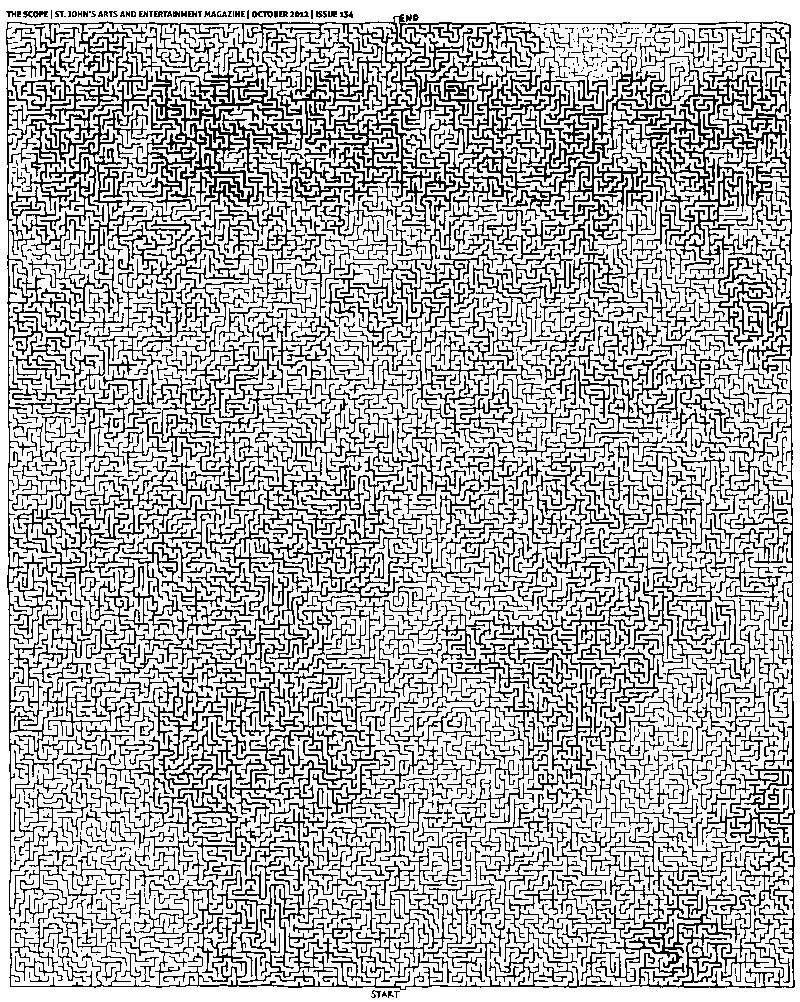
#> input picture binary.gif, 800 x 1002 px
$ python solve_maze.py
#> lines starting #> are read from the running program, lines starting #| are printed output that depends on the picture
# http://stackoverflow.com/questions/12995434/representing-and-solving-a-maze-given-an-image

import numpy as NP
import Image, ImageDraw
import Queue

start = (402, 987)
end = (396, 19)

img = Image.open("binary.gif")
#> img is the input picture: PIL image 800x1002 L; 70.6% white; black in thin lines or dots
img_size = img.size
#> img_size = (800, 1002)
pixels = img.load()

# False if black / wall
maze = NP.empty(img_size, dtype=bool)

# True if has been visited
distance = NP.empty(img_size, dtype=NP.dtype(int))

for x in range(img_size[0]):
    for y in range(img_size[1]):
        distance[x][y] = -1
        if pixels[x,y] == 0:
            maze[x][y] = False
        else:
            maze[x][y] = True
#> distance: shape (800, 1002) int64; every value is -1
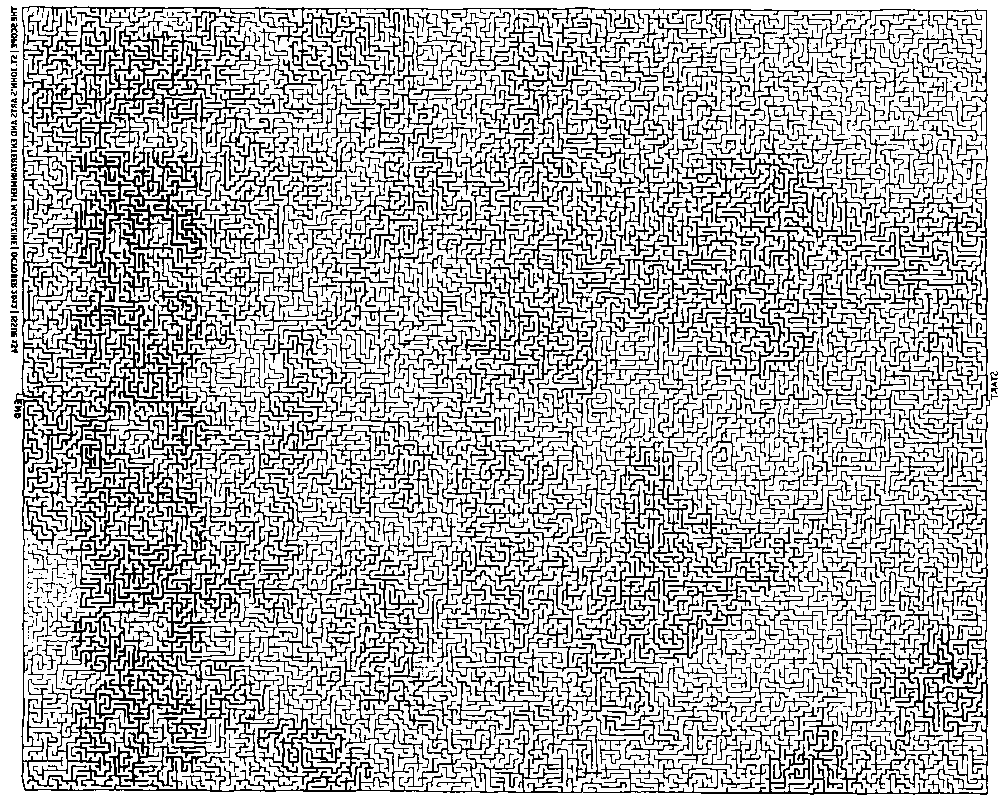
#> maze: shape (800, 1002) bool; 70.6% white; black in thin lines or dots

img = img.convert('RGB')
#> img: PIL image 800x1002 RGB; 70.6% white; black in thin lines or dots
draw = ImageDraw.Draw(img)

distance[start[0]][start[1]] = 0

q = Queue.Queue()
q.put(start)
while not q.empty():
    point = q.get()
    if point == end:
        break
    dist = distance[point[0]][point[1]]
    if maze[point[0]+1][point[1]] and distance[point[0]+1][point[1]] < 0:
        distance[point[0]+1][point[1]] = dist + 1
        q.put((point[0]+1, point[1]))
    if maze[point[0]-1][point[1]] and distance[point[0]-1][point[1]] < 0:
        distance[point[0]-1][point[1]] = dist + 1
        q.put((point[0]-1, point[1]))
    if maze[point[0]][point[1]+1] and distance[point[0]][point[1]+1] < 0:
        distance[point[0]][point[1]+1] = dist + 1
        q.put((point[0], point[1]+1))
    if maze[point[0]][point[1]-1] and distance[point[0]][point[1]-1] < 0:
        distance[point[0]][point[1]-1] = dist + 1
        q.put((point[0], point[1]-1))
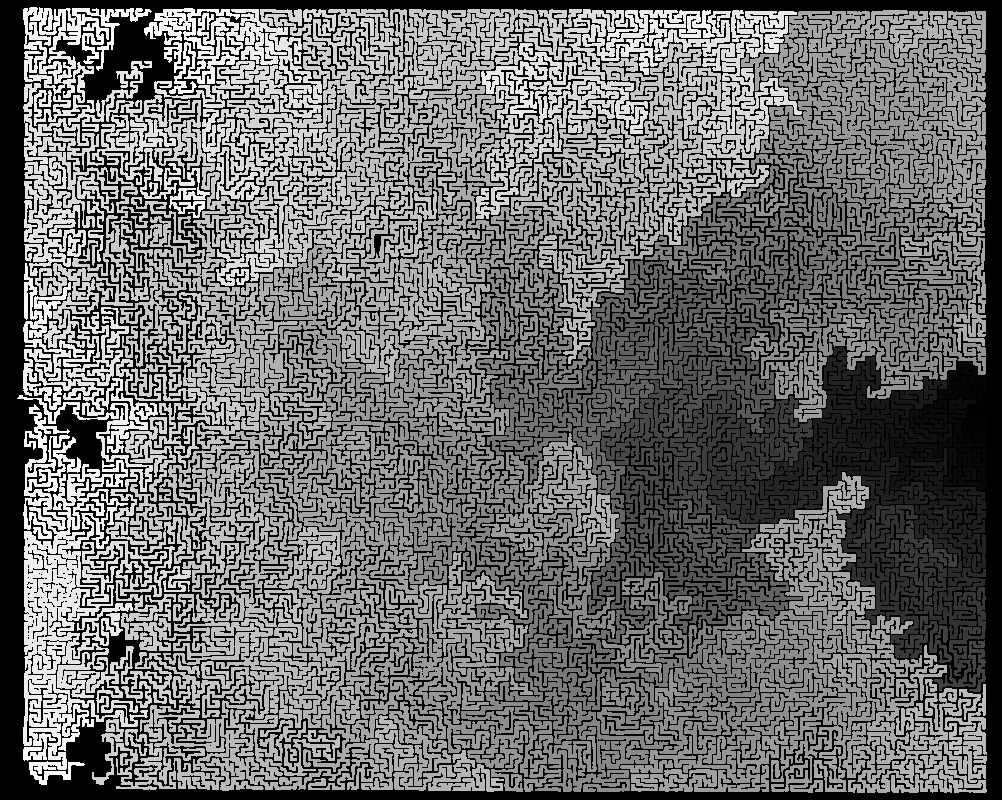
#> distance: shape (800, 1002) int64; min -1, max 3715, mean 1537.7; drawn with min black and max white

point = end
index = distance[end[0]][end[1]]
#> index = 3714
while index > 1:
    draw.point(point, fill='red')
    if distance[point[0]+1][point[1]] == index - 1:
        point = (point[0]+1, point[1])
        index -= 1
        continue
    if distance[point[0]-1][point[1]] == index - 1:
        point = (point[0]-1, point[1])
        index -= 1
        continue
    if distance[point[0]][point[1]+1] == index - 1:
        point = (point[0], point[1]+1)
        index -= 1
        continue
    if distance[point[0]][point[1]-1] == index - 1:
        point = (point[0], point[1]-1)
        index -= 1
        continue
#> after the loop, index = 1; point = (402, 986)

draw.point(point, fill='red')
draw.point(start, fill='red')

img.save("solved.png", "PNG")
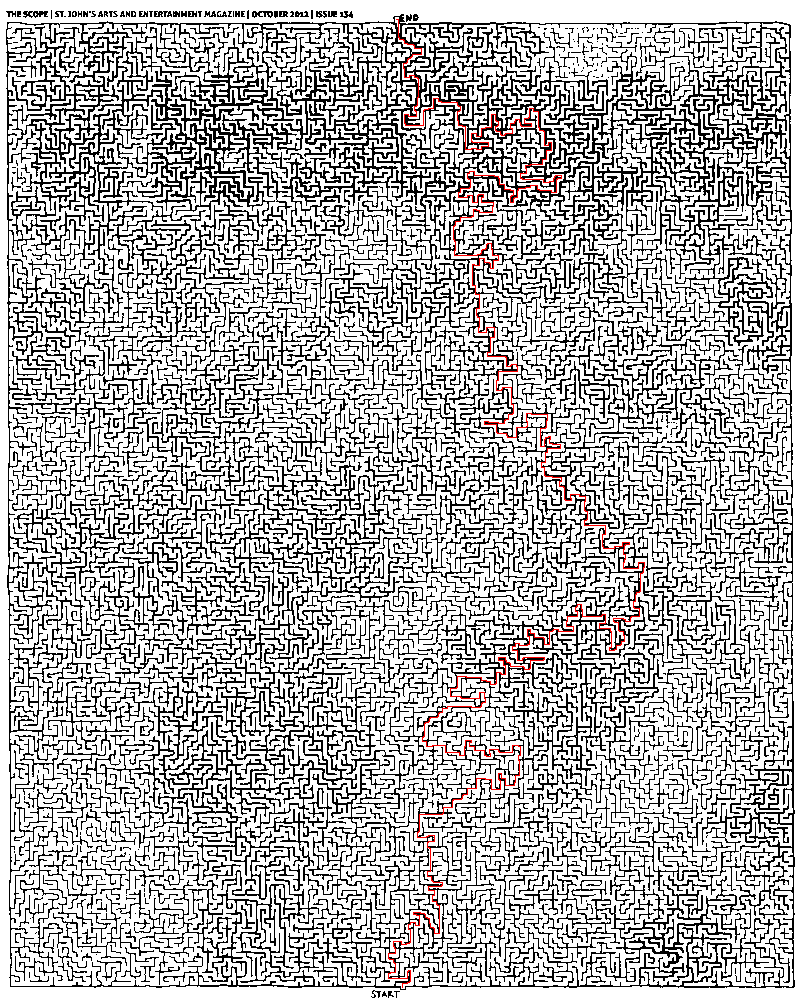
#> saved as solved.png: PIL image 800x1002 RGB; mean R, G, B 180.1, 178.9, 178.9
